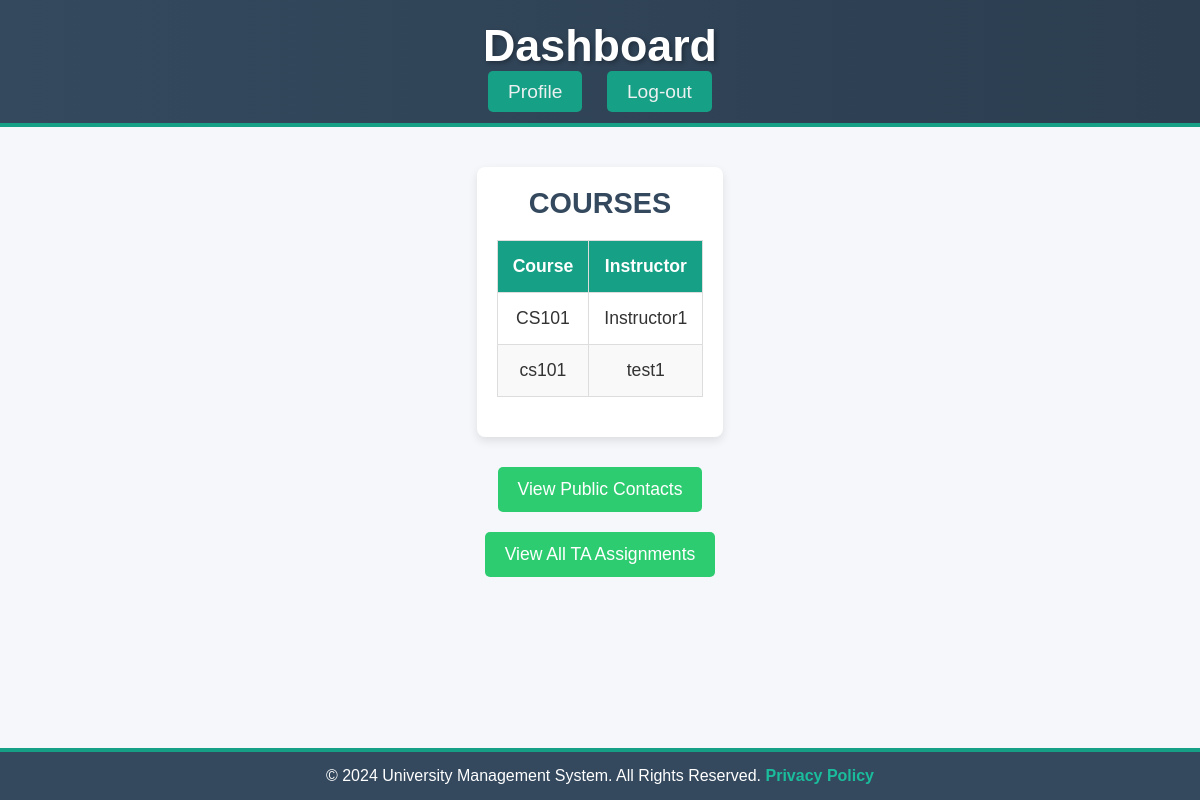
Page /dashboard/ (signed in) on the earlier database version.
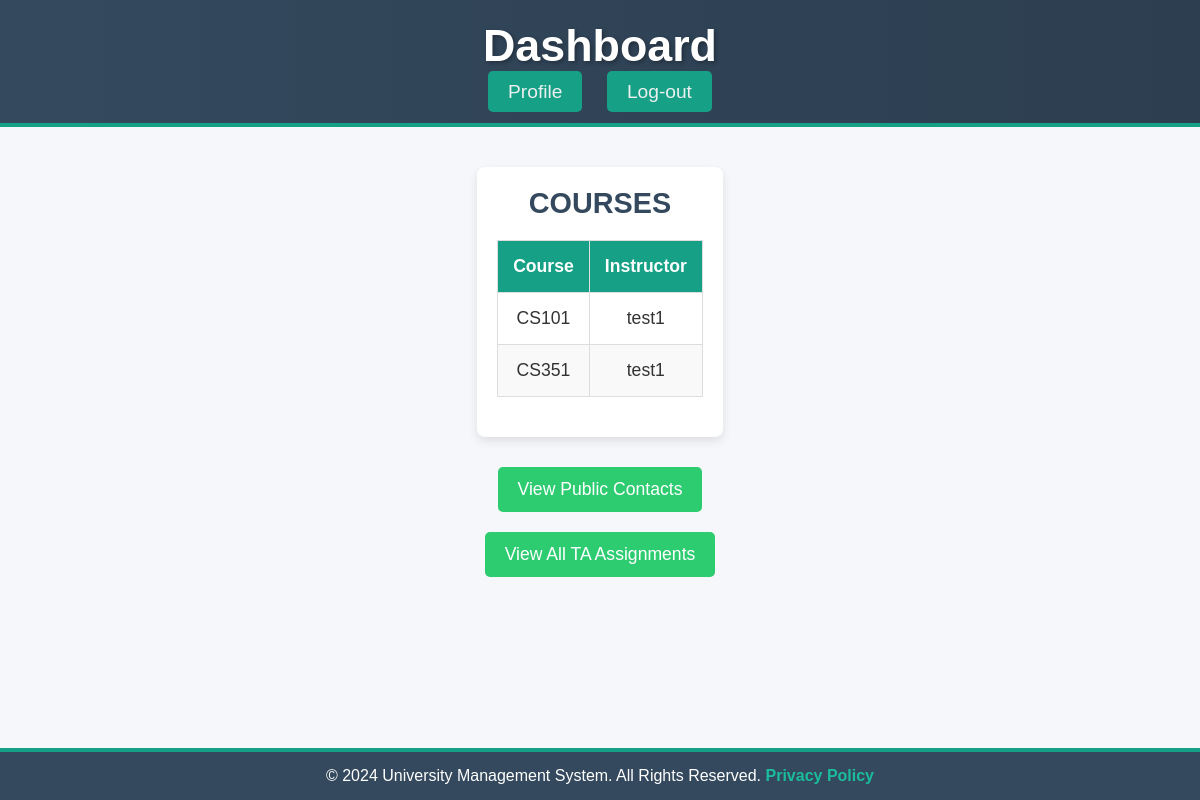
Same page on the later database version.
### TASchedulerApp/models.py (models this page shows, shortened)
class MyCourse(models.Model):
    name = models.CharField(max_length=100)
    instructor = models.ForeignKey(
        MyUser,
        on_delete=models.CASCADE,
        limit_choices_to={'role': 'Instructor'},
        related_name='courses',
        null=True,
        blank=True
    )
    tas = models.ManyToManyField(
        MyUser,
        limit_choices_to={'role': 'TA'},
        related_name='ta_courses',
        blank=True
    )
    room = models.CharField(max_length=10)
    time = models.CharField(max_length=100)

class MyUser(AbstractBaseUser):
    ROLE_CHOICES = [
        ('Administrator', 'Administrator'),
        ('Instructor', 'Instructor'),
        ('TA', 'TA'),
    ]
    role = models.CharField(max_length=20, choices=ROLE_CHOICES, default='TA')
    email = models.EmailField(unique=True)
    name = models.CharField(max_length=50, unique=True)
    contactInfo = models.CharField(max_length=50, default='')
    home_address = models.TextField(default='')
    phone_number = models.CharField(max_length=15, default='')
    office_hours = models.TextField(default='')
    office_location = models.CharField(max_length=50, default='')
    skills = models.TextField(default='')
    is_staff = models.BooleanField(default=False)
    is_active = models.BooleanField(default=True)
    is_superuser = models.BooleanField(default=False)
    objects = MyUserManager()
    EMAIL_FIELD = 'email'
    USERNAME_FIELD = 'name'
    REQUIRED_FIELDS = ['email']
    def __str__(self):
        return self.name

### TASchedulerApp/views.py (the view)
# urls.py: path('dashboard/', views.Dashboard.as_view(), name='dashboard'),
class Dashboard(LoginRequiredMixin, View):
    def get(self, request):
        user = request.user
        if user.role == 'Instructor':
            courses = user.courses.all()
        elif user.role == 'TA':
            courses = user.ta_courses.all()
        else:
            courses = MyCourse.objects.all()
        context = {
            'user': user,
            'user_role': user.role,
            'courses': courses  # Pass the courses to the template
        }
        return render(request, 'dashboard.html', context)

### templates/dashboard.html (shortened to what this page needs)
<!DOCTYPE html>
<html lang="en">
<head>
</head>
<body>
    {% if user.role == 'TA' %}
    <header class="header">
        <h1>Dashboard</h1>
        <nav>
            <a href="{% url 'ta_profile' %}">Profile</a>
            <a href="{% url 'login' %}">Log-out</a>
        </nav>
    </header>
    {% endif %}
    <div class="content">
        <section class="box">
            <h2>Courses</h2>
            <table>
                <thead>
                    <tr>
                        <th>Course</th>
                        <th>Instructor</th>
                    </tr>
                </thead>
                <tbody>
                    {% for course in courses %}
                    <tr>
                        <td>{{ course.name }}</td>
                        <td>{{ course.instructor }}</td>
                    </tr>
                    {% endfor %}
                </tbody>
            </table>
        </section>
        <div class="admin-links">
            <a href="{% url 'view_public_contacts' %}">View Public Contacts</a>
            <a href="{% url 'view_ta_assignments' %}">View All TA Assignments</a>
        </div>
    </div>
    <footer class="footer">
        <p>&copy; 2024 University Management System. All Rights Reserved. <a href="#">Privacy Policy</a></p>
    </footer>
</body>
</html>

Differences in the rows shown:
changed MyCourse "CS101": instructor "Instructor1" → "test1"
changed MyCourse (number 2 of 2 on the later page): name "cs101" → "CS351"
